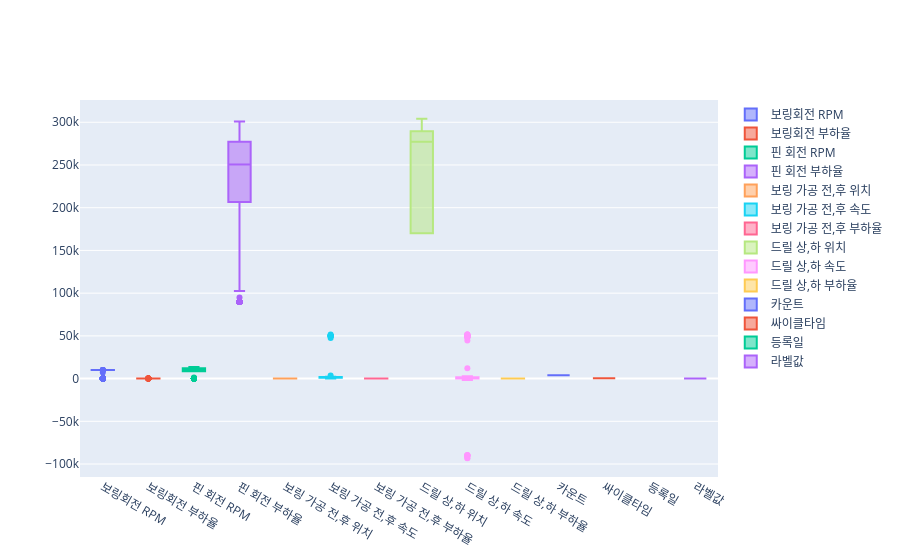

Notebook code cell kept with this figure:
### Markdown cell above
### 이상치 확인

### Code cell
box_plots = go.Figure()
for col in non_zero_data.columns:
    box_plots.add_trace(
        go.Box(y=non_zero_data[col], name=col)
    )
    
box_plots.show()

### Figure 1 — Plotly figure (JSON) as saved in the notebook; plotly's stock layout.template omitted (floating-point values rounded to 4 significant figures; data arrays with more than 128 entries replaced by an {"elided": "..."} marker saying what was removed)
{"data": [{"name": "보링회전 RPM", "type": "box", "y": {"elided": "221 int values"}}, {"name": "보링회전 부하율", "type": "box", "y": {"elided": "221 int values"}}, {"name": "핀 회전 RPM", "type": "box", "y": {"elided": "221 int values"}}, {"name": "핀 회전 부하율", "type": "box", "y": {"elided": "221 int values"}}, {"name": "보링 가공 전,후 위치", "type": "box", "y": {"elided": "221 int values"}}, {"name": "보링 가공 전,후 속도", "type": "box", "y": {"elided": "221 int values"}}, {"name": "보링 가공 전,후 부하율", "type": "box", "y": {"elided": "221 int values"}}, {"name": "드릴 상,하 위치", "type": "box", "y": {"elided": "221 int values"}}, {"name": "드릴 상,하 속도", "type": "box", "y": {"elided": "221 int values"}}, {"name": "드릴 상,하 부하율", "type": "box", "y": {"elided": "221 int values"}}, {"name": "카운트", "type": "box", "y": {"elided": "221 int values"}}, {"name": "싸이클타임", "type": "box", "y": {"elided": "221 int values"}}, {"name": "등록일", "type": "box", "y": {"elided": "221 str values"}}, {"name": "라벨값", "type": "box", "y": {"elided": "221 int values"}}], "layout": {}}
